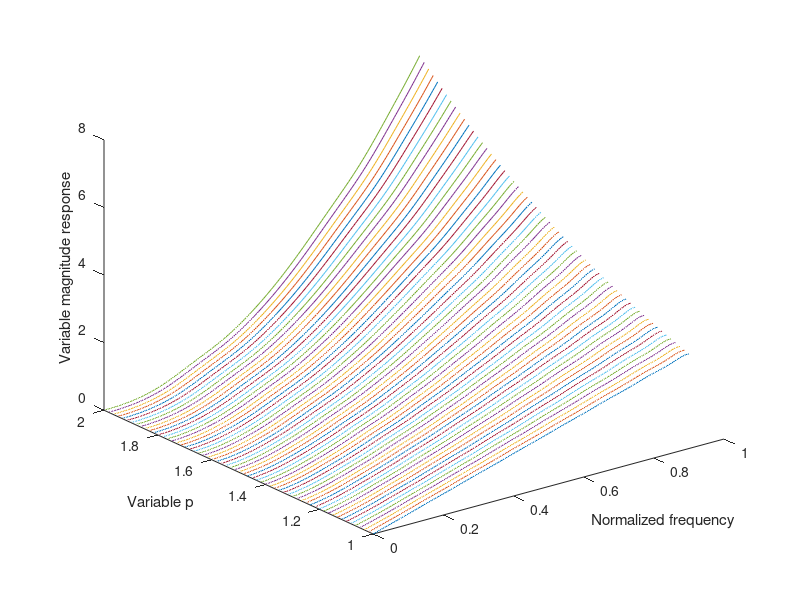

Reproduce this figure in MATLAB.
%
% Design of variable fractional-order FIR differintegration
%

clear all;
clc;
N = 30;
M = 6;
w1 = 0;
w2 = 0.9 * pi;
p1 = 1;
p2 = 2;
pointw = 200;
pointp = 60;
%
%
NH = N / 2;
deltaw = (w2 - w1) / pointw;
deltap = (p2 - p1) / pointp;
NMA = (NH+1) * (M+1);
NMB = NH * (M+1);
point = (pointw + 1) * (pointp+1);
%
%
ra = zeros(NMA, 1);
Qa = zeros(NMA, NMA);
rb = zeros(NMB, 1);
Qb = zeros(NMB, NMB);
for ip = 0:pointp
    p = p1 + ip * deltap;
    for iw = 0:pointw
        w = w1 + iw * deltaw;
        cwp = zeros(NMA, 1);
        for inm = 0:NMA - 1
            n = mod(inm, NH+1);
            m = floor(inm/(NH+1));
            cwp(inm+1) = p ^ m * cos(n * w);
        end
        ra = ra - 2 * w ^ p * cos(p * pi / 2) * cwp;
        Qa = Qa + cwp * cwp';

        swp = zeros(NMB, 1);
        for inm = 0:NMB - 1
            n = mod(inm, NH) + 1;
            m = floor(inm / NH);
            swp(inm + 1) = p ^ m * sin(n * w);
        end
        rb = rb - 2 * w ^ p * sin(p*pi/2) * swp;
        Qb = Qb + swp * swp';
    end
end
ra = (p2 - p1) * (w2 - w1) * ra / point;
Qa = (p2 - p1) * (w2 - w1) * Qa / point;
rb = (p2 - p1) * (w2 - w1) * rb / point;
Qb = (p2 - p1) * (w2 - w1) * Qb / point;
%
%
a = - 0.5 * inv(Qa) * ra;
a2 = reshape(a, NH+1, M+1);
b = - 0.5 * inv(Qb) * rb;
b2 = reshape(b, NH, M+1);
%
he = zeros(N+1, M+1);
he(NH+1, :) = a2(1, :);
he(NH+2:N+1, :) = 0.5 * a2(2:NH+1, :);
he(NH:-1:1, :) = he(NH+2:N+1, :);
%
ho = zeros(N+1, M+1);
ho(NH+2:N+1, :) = -0.5 * b2(1:NH, :);
ho(NH:-1:1, :) = -ho(NH+2:N+1, :);
%
h = he + ho;
%
MAG = zeros(pointw+1, pointp+1);
XX = zeros(pointw+1, pointp+1);
YY = zeros(pointw+1, pointp+1);
for ip = 0:pointp
    p = p1 + ip * deltap;
    hnp = h(:, 1);
    for im = 1:M
        hnp = hnp + p^im*h(:, im+1);
    end
    MAG(:, ip+1) = abs(freqz(hnp, 1, w1:deltaw:w2));
    for iw = 0:pointw
        w = w1 + iw * deltaw;
        XX(iw+1, ip+1) = w / pi;
        YY(iw+1, ip+1) = p;
    end
end

plot3(XX, YY, MAG);
xlabel('Normalized frequency');
ylabel('Variable p');
zlabel('Variable magnitude response');
